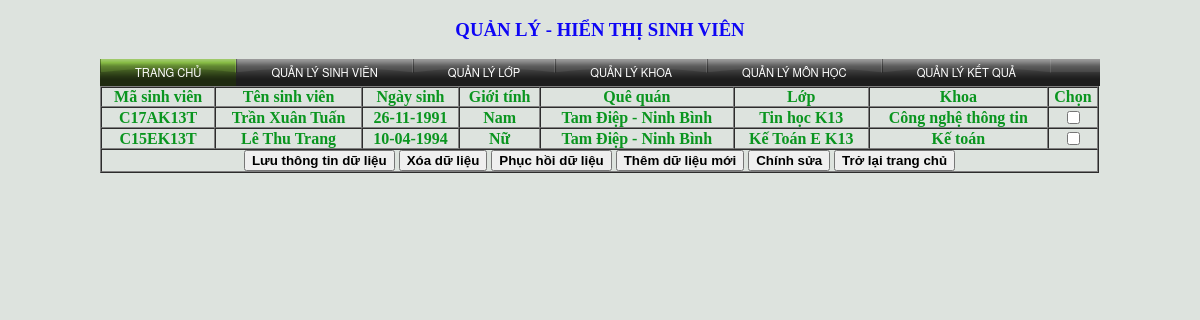
The page /sinhvien.php on the database its author committed.
### tables this page shows
CREATE TABLE IF NOT EXISTS `sinhvien` (
  `p_id` double unsigned NOT NULL AUTO_INCREMENT,
  `masv` varchar(100) NOT NULL,
  `tensv` varchar(100) NOT NULL,
  `ngaysinh` varchar(100) NOT NULL,
  `gioitinh` varchar(10) NOT NULL,
  `quequan` varchar(100) NOT NULL,
  `lop` varchar(100) NOT NULL,
  `khoa` varchar(100) NOT NULL,
  `p_check` tinyint(3) unsigned zerofill NOT NULL,
  `p_del` tinyint(3) unsigned zerofill NOT NULL,
  PRIMARY KEY (`p_id`)
);

### db_connect.php (called while the page is built, shortened)
<?php
class Database {
    function connect() {
        $con = mysql_connect(DB_SERVER, DB_USER, DB_PASSWORD) or die(mysql_error());
        return $con;
    }
    function fetch($result = NULL) {
        return mysql_fetch_assoc($result);
    }
    function num_rows($result = NULL) {
        return mysql_num_rows($result);
    }
}
?>

### sinhvien.php (the view, shortened to what this page needs)
<?php
require_once __DIR__ . '/db_connect.php';
$con = new Database();
$sql = mysql_query("select * from sinhvien");
?>
<!DOCTYPE html PUBLIC "-//W3C//DTD XHTML 1.0 Transitional//EN" "http://www.w3.org/TR/xhtml1/DTD/xhtml1-transitional.dtd">
<html xmlns="http://www.w3.org/1999/xhtml">
    <head>
        <link href="css/styless.css" rel="stylesheet" type="text/css">
    </head>
    <body>
        <h3> QUẢN LÝ - HIỂN THỊ SINH VIÊN</h3>
        <div id='cssmenu'>
            <ul>
                <li class='active '><a href='index.php'><span>Trang chủ</span></a></li>
                <li><a href='sinhvien.php'><span>Quản lý sinh viên</span></a></li>
                <li><a href='lop.php'><span>Quản lý lớp</span></a></li>
                <li><a href='khoa.php'><span>Quản lý khoa</span></a></li>
                <li><a href='monhoc.php'><span>Quản lý môn học</span></a></li>
                <li><a href='ketqua.php'><span>Quản lý kết quả</span></a></li>
            </ul>
        </div>
        <form method="post" action="sinhvien.php">
            <table border="1" cellpadding="0" cellspacing="0" width="999">
                <tr>
                    <td>Mã sinh viên</td>
                    <td>Tên sinh viên</td>
                    <td>Ngày sinh</td>
                    <td>Giới tính</td>
                    <td>Quê quán</td>
                    <td>Lớp</td>
                    <td>Khoa</td>
                    <td>Chọn</td>
                </tr>
                <?php
                if ($sql) {
                    if ($con->num_rows($sql) > 0) {
                        while ($row = $con->fetch($sql)) {
                            if ($row['p_del'] == 0) {
                                echo '<tr>';
                                echo '<td>' . $row['masv'] . '</td>';
                                echo '<td>' . $row['tensv'] . '</td>';
                                echo '<td>' . $row['ngaysinh'] . '</td>';
                                echo '<td>' . $row['gioitinh'] . '</td>';
                                echo '<td>' . $row['quequan'] . '</td>';
                                echo '<td>' . $row['lop'] . '</td>';
                                echo '<td>' . $row['khoa'] . '</td>';
                                echo '<td><input type="checkbox" name="check[]" value="' . $row['p_id'] . '"></td>';
                                echo '</tr>';
                            }
                        }
                    }
                }
                ?>
                <tr>
                    <td colspan="8">
                        <div id="tt">
                            <input type="submit" name="update" value="Lưu thông tin dữ liệu" />
                            <input type="submit" name="delete" value="Xóa dữ liệu" />
                            <input type="submit" name="undel" value="Phục hồi dữ liệu" />
                            <input type="submit" name="new" value="Thêm dữ liệu mới" />
                            <input type="submit" name="edit" value="Chính sửa" />
                            <input type="submit" name="index" value="Trở lại trang chủ" />
                        </div>
                    </td>
                </tr>
            </table>
        </form>
    </body>
</html>

### css/styless.css (style rules this page uses)
body { margin: auto; width:1000px; background: #dde3de; text-align: center; }
body tr { color: #0a951f; font-weight:bold; }
body h3 { color: #0E05F5; }
#tt input { font-weight:bold; }
#cssmenu { width: 100%; height: 27px; margin: 0; padding: 0; background: #000000 url(../images/bg-bubplastic.gif) top left repeat-x; }
#cssmenu ul { list-style: none; margin: 0; padding: 0; }
#cssmenu ul li { float: left; margin: 0; padding: 0; background: transparent url(../images/bg-bubplastic-button.gif) top left no-repeat; }
#cssmenu ul li a { display: block; height: 27px; padding-left: 35px; float: left; text-transform: uppercase; font-family: 'Helvetica Neue',helvetica,'microsoft sans serif',arial,sans-serif; font-size: 70%; color: #FFFFFF; text-decoration: none; }
#cssmenu ul li a span { display: block; float: left; height: 22px; padding-top: 5px; padding-right: 35px; background: transparent url(../images/bg-bubplastic-button.gif) top right no-repeat; cursor: pointer; }
#cssmenu ul li a:hover, #cssmenu ul li.active a { background: transparent url(../images/bg-bubplastic-h-lime.gif) top left no-repeat; }
#cssmenu ul li a:hover span, #cssmenu ul li.active a span { background: transparent url(../images/bg-bubplastic-h-lime.gif) top right no-repeat; }

### rows shown on the page
sinhvien: masv "C17AK13T", tensv "Trần Xuân Tuấn", ngaysinh "26-11-1991", gioitinh "Nam", quequan "Tam Điệp - Ninh Bình", lop "Tin học K13", khoa "Công nghệ thông tin"
sinhvien: masv "C15EK13T", tensv "Lê Thu Trang", ngaysinh "10-04-1994", gioitinh "Nữ", quequan "Tam Điệp - Ninh Bình", lop "Kế Toán E K13", khoa "Kế toán"
